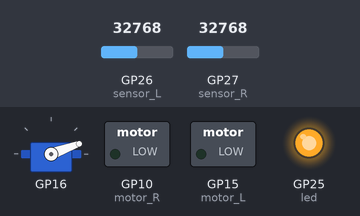
This program was run on a simulated Raspberry Pi Pico running MicroPython. Shown: servo, switched loads named in the program (green lamp = pin HIGH), output pins drawn as LEDs (lit = HIGH). The inputs (shaded band) are chosen by the test bench; at power-on: GP26 (sensor_L) = 32768, GP27 (sensor_R) = 32768 (analog values on the 0–65535 scale). What the program prints to the serial console is not drawn.

Above: at 6.2 s.
6.3 s: GP26 (sensor_L) set to 48112
7.8 s: GP26 (sensor_L) set to 49808
At 8.0 s:
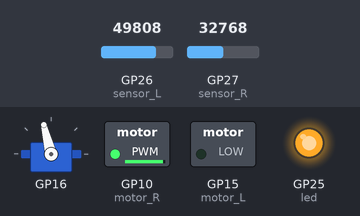
10.8 s: GP27 (sensor_R) set to 48400
13.8 s: GP27 (sensor_R) set to 49568
At 14.74 s:
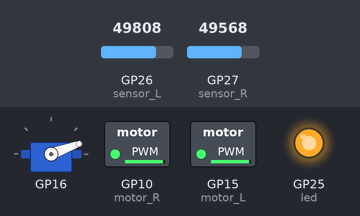
16.8 s: GP27 (sensor_R) set to 45874
At 17.55 s:
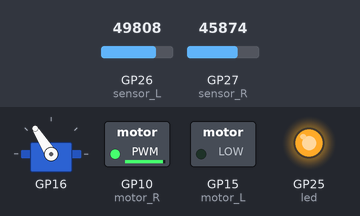
19.8 s: GP26 (sensor_L) set to 45874
At 20.05 s:
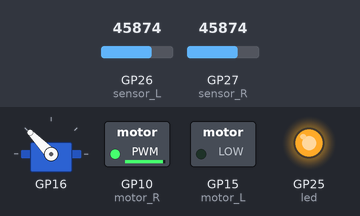
Timing chart, 0 to 22.8 s (numbered marks = the images above; inputs shaded):
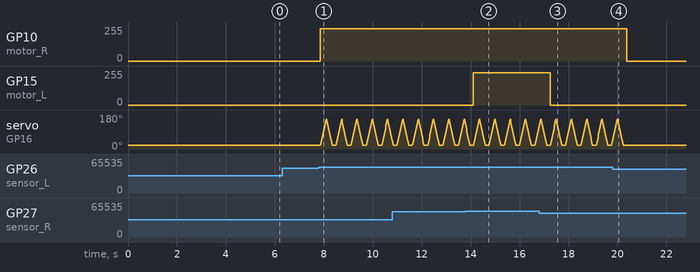

Measured:
- the behaviour switches between 49136 and 49152 on GP26 (sensor_L) (found by bisection; images 0 and 1)
- the behaviour switches between 49136 and 49152 on GP27 (sensor_R) (found by bisection; images 1 and 2)
- after the input at 6.3 s, every drawn part: stays the same
- after the input at 13.8 s, GP15 (motor_L): 0/255 → 241/255 after 0.32 s
- after the input at 16.8 s, GP15 (motor_L): 241/255 → 0/255 after 0.45 s
- after the input at 19.8 s, GP10 (motor_R): 241/255 → 0/255 after 0.58 s; servo on GP16: goes on until 20.2 s, then stays 20°

The program:

main_250504_running_average.py
```python
from machine import Pin, ADC, PWM
from servo import Servo
import utime

# !!! save as main.py to pico !!!

utime.sleep(1)

debug = False # boolean for debug prints

led = Pin("LED", Pin.OUT) # built-in led to indicate power ON & READY

min_max_value = (0, 65535) # pico uint16 range
sample_delay = 0.15 # delay between cycles [s] # TUNING PARAMETER

### phototransistor setup
sensor_L = ADC(26) # A0 (left sensor)
sensor_R = ADC(27) # A1 (right sensor)
# checking the ambient light level and setting the light threshold
print("Sensing the illuminance level of the current surroundings...")
light_values = []
for i in range(10):
    light_L = sensor_L.read_u16()
    light_R = sensor_R.read_u16()
    light_values.append((light_L + light_R) / 2)
    utime.sleep(sample_delay * 2)
threshold = sum(light_values) / len(light_values)
init_threshold_factor = 1.5 # TUNING PARAMETER
threshold = int(init_threshold_factor * threshold)
init_threshold = threshold # save the initial threshold
print("initial threshold: %d" % threshold)

### motors setup
motor_L = PWM(Pin(15))
motor_R = PWM(Pin(10))
motor_L.freq(50) # [Hz]
motor_R.freq(50) # [Hz]
# minimum value for motor speed (45680 to get the minimum 2.3V)
speed_transfer = 50000 # TUNING PARAMETER
# scale factor for scaling light values to motor speed
speed_factor = round((min_max_value[1] - speed_transfer) / min_max_value[1], 2)
# check limits (speed factor = [0.0, 1.0])
speed_factor = max(0.0, speed_factor)
speed_factor = min(1.0, speed_factor)
print("speed_factor: %.2f" % speed_factor)
print("-> speed range: %d - %d" % (int(speed_transfer + speed_factor * min_max_value[0]),
                                   min(int(speed_transfer + speed_factor * min_max_value[1]), min_max_value[1])))

### servo setup (with micropython-servo package)
## defaults: Servo(min_us=544.0, max_us=2400.0 ,min_deg=0.0, max_deg=180.0, freq=50)
servo = Servo(pin_id=16, min_us=1000.0, max_us=2000.0, min_deg=-90.0, max_deg=90.0, freq=50)
min_max_degs = (-70.0, 70.0) # rotation range [deg] # TUNING PARAMETER
servo_inc = 3 # rotation increment [deg] # TUNING PARAMETER
servo_delay = 0.005 # delay between rotation increments [s] # TUNING PARAMETER
servo.write(min_max_degs[0]) # initial position min rotation

utime.sleep(1)

led.value(True) # led ON

try:
    while True:
        i = servo.read() # returns the last set degs

        # read light level on bot sides
        light_L = sensor_L.read_u16()
        light_R = sensor_R.read_u16()
        if debug:
            print("light_L = %d" % light_L)
            print("light_R = %d" % light_R)

        # update running average of the light level
        tmp_light_values = light_values[:-1]
        light_values = [(light_L + light_R) / 2]
        light_values.extend(tmp_light_values)
        light_value = int(sum(light_values) / len(light_values))

        # modify threshold if current conditions (running average) has changed enough
        if abs(light_value - threshold) > 5000:
            threshold = max(light_value, init_threshold)
            if debug:
                print("threshold changed to: %d" % threshold)

        # run motors if light level is over current threshold
#         max_light = max(light_L, light_R)
#         if max_light >= threshold:
        if light_L >= threshold:
            motor_R_speed = int(speed_transfer + speed_factor * light_L)
            motor_R.duty_u16(min(motor_R_speed, min_max_value[1]))
        else:
            motor_R.duty_u16(0)
        if light_R >= threshold:
            motor_L_speed = int(speed_transfer + speed_factor * light_R)
            motor_L.duty_u16(min(motor_L_speed, min_max_value[1]))
        else:
            motor_L.duty_u16(0)
#         else:
#             motor_L.duty_u16(0)
#             motor_R.duty_u16(0)

        # swing hammer if light level is over initial threshold
        max_light = max(light_L, light_R)
        if max_light >= init_threshold:
            while i < min_max_degs[1]: # rotates servo +increment at a time until max rotation
                i += servo_inc
                servo.write(i)
                utime.sleep(servo_delay)
            while i > min_max_degs[0]: # rotates servo -increment at a time until min rotation
                i -= servo_inc
                servo.write(i)
                utime.sleep(servo_delay)
        else:
            if i != min_max_degs[0]:
                servo.write(min_max_degs[0])

        # short pause before the next cycle
        utime.sleep(sample_delay)

except KeyboardInterrupt:
    print("Stopping the program")
    led.value(False) # led OFF
    servo.write(min_max_degs[0]) # finally min rotation
    motor_L.duty_u16(0) # stop motors
    motor_R.duty_u16(0)
    utime.sleep(1)
```
